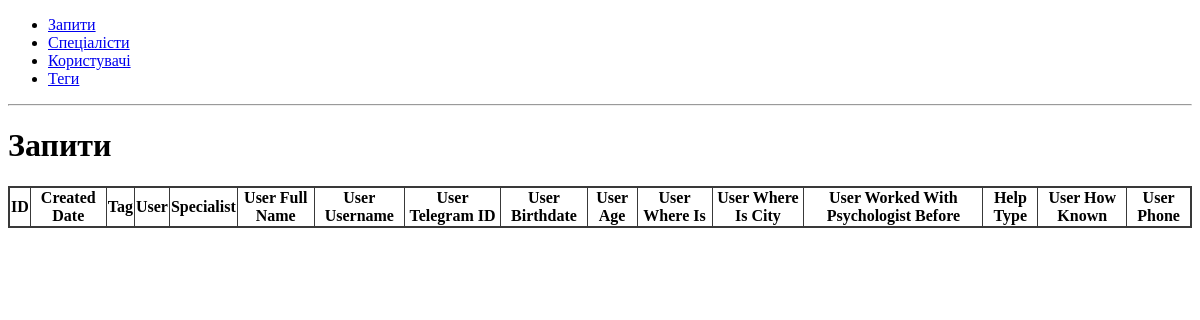
The app's page /requests/, older data.
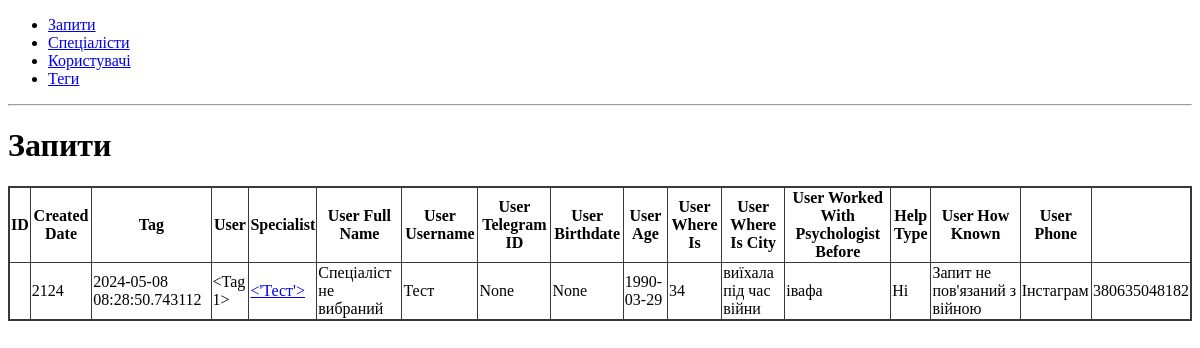
The same page, newer data.
### app/requests/models.py (models this page shows, shortened)
class Request(db.Model):
    id = db.Column(db.Integer, primary_key=True)
    created_date = db.Column(db.DateTime, nullable=False)
    user_full_name = db.Column(db.String(80), nullable=False)
    user_username = db.Column(db.String(80))
    user_telegram_id = db.Column(db.Integer)
    user_birthdate = db.Column(db.Date, nullable=False)
    user_where_is = db.Column(db.String(80), nullable=False)
    user_where_is_city = db.Column(db.String(80), nullable=False)
    user_worked_with_psychologist_before = db.Column(db.String(80), nullable=False)
    help_type = db.Column(db.String(80), nullable=False)
    user_how_known = db.Column(db.String(80), nullable=False)
    user_phone = db.Column(db.Integer, nullable=False)
    tag_id = db.Column(db.Integer, db.ForeignKey("tag.id"), nullable=False)
    tag = db.relationship("Tag", backref="requests")
    user_id = db.Column(db.Integer, db.ForeignKey("user.id"), nullable=False)
    user = db.relationship("User", backref="requests")
    specialist_id = db.Column(db.Integer, db.ForeignKey("specialist.id"), nullable=True)
    specialist = db.relationship("Specialist", backref="requests")

### app/users/models.py (models this page shows, shortened)
class User(db.Model):
    id = db.Column(db.Integer, primary_key=True)
    name = db.Column(db.String(80), unique=True, nullable=False)
    username = db.Column(db.String(80), unique=True)
    telegram_id = db.Column(db.Integer, unique=True)
    birthdate = db.Column(db.Date, nullable=False)
    where_is = db.Column(db.String(80), nullable=False)
    where_is_city = db.Column(db.String(80), nullable=False)
    worked_with_psychologist_before = db.Column(db.String(80), nullable=False)
    phone = db.Column(db.String(80), nullable=False)
    how_known = db.Column(db.String(80), nullable=False)
    age = db.Column(db.Integer)
    def __repr__(self):
        return '<%r>' % self.name

### app/requests/routes.py (the view)
@bp.route("/", methods=["GET", "POST"])
def requests():
    return render_template("requests.html", requests = Request.query.all())

### app/requests/templates/requests.html
{% extends 'base.html' %}
{% block content %}
<h1>Запити</h1>
{% include 'requests_table.html' %}
{% endblock %}

### app/templates/base.html (shortened to what this page needs)
<!DOCTYPE html>
<html lang="en">
<head>
    <link rel="stylesheet" href="{{ url_for('static', filename='style.css') }}">
</head>
<body>
    <nav>
        <ul>
            <li><a href="{{ url_for('requests.requests') }}">Запити</a></li>
            <li><a href="{{ url_for('specialists.specialists') }}">Спеціалісти</a></li>
            <li><a href="{{ url_for('users.users') }}">Користувачі</a></li>
            <li><a href="{{ url_for('tags.tags') }}">Теги</a></li>
        </ul>
    </nav>
    <hr>
    <div class="content">
        {% block content %} {% endblock %}
    </div>
</body>
</html>

### app/requests/templates/requests_table.html (shortened to what this page needs)
<table id="requests">
    <thead>
        <tr>
            <th>ID</th>
            <th>Created Date</th>
            <th>Tag</th>
            <th>User</th>
            <th>Specialist</th>
            <th>User Full Name</th>
            <th>User Username</th>
            <th>User Telegram ID</th>
            <th>User Birthdate</th>
            <th>User Age</th>
            <th>User Where Is</th>
            <th>User Where Is City</th>
            <th>User Worked With Psychologist Before</th>
            <th>Help Type</th>
            <th>User How Known</th>
            <th>User Phone</th>
        </tr>
    </thead>
    <tbody>
        {% for request in requests %}
        <td>
            <td>{{ request.id }}</td>
            <td>{{ request.created_date }}</td>
            <td>{{ request.tag }}</td>
            <td><a href="{{ url_for('users.user_card', user_id=request.user_id) }}">{{ request.user }}</a></td>
            <td>
                {% if request.specialist %}
                <a href="{{ url_for('specialists.specialist_card', specialist_id=request.specialist_id) }}">{{ request.specialist }}</a>
                {% else %}
                Спеціаліст не вибраний
                {% endif %}
            </td>
            <td>{{ request.user_full_name }}</td>
            <td>{{ request.user_username }}</td>
            <td>{{ request.user_telegram_id }}</td>
            <td>{{ request.user_birthdate }}</td>
            <td>{{ request.user.age }}</td>
            <td>{{ request.user_where_is }}</td>
            <td>{{ request.user_where_is_city }}</td>
            <td>{{ request.user_worked_with_psychologist_before }}</td>
            <td>{{ request.help_type }}</td>
            <td>{{ request.user_how_known }}</td>
            <td>{{ request.user_phone }}</td>
        {% endfor %}
    </tbody>
</table>

### app/static/style.css (style rules this page uses)
table { border: 2px solid #393939; border-collapse: collapse; }
th, td { border: 0.5px solid #393939; }

Row changes from the older to the newer data that the page shows:
added Request: id "2124", created_date "2024-05-08 08:28:50.743112", tag "<Tag 1>", user "<'Тест'>", user_full_name "Тест", user_username "None", user_telegram_id "None", user_birthdate "1990-03-29", user.age "34", user_where_is "виїхала під час війни", user_where_is_city "івафа", user_worked_with_psychologist_before "Ні", help_type "Запит не пов'язаний з війною", user_how_known "Інстаграм", user_phone "380635048182"
